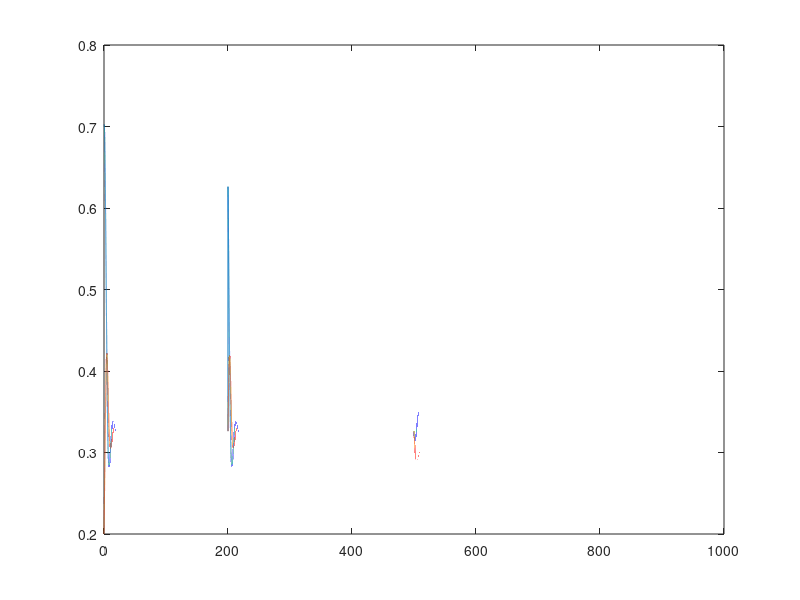
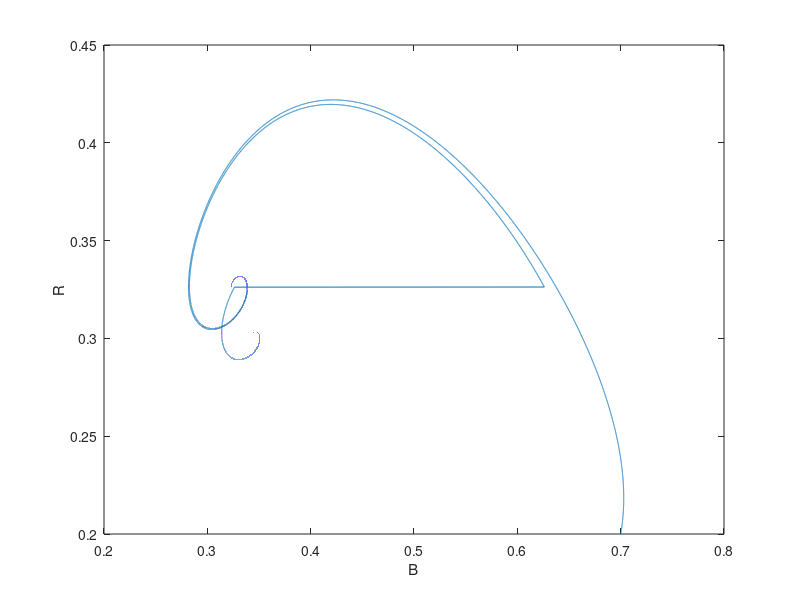

Write the MATLAB code that produced these figures, in order.
function predatorpreyLog(a1, a2, a3, a4, a5, a6, B0, R0)
% a1 - a6 are factors for the limit cycles

    if nargin==0
        a1 = 1;
        a2 = 1;
        a3 = 1.5;
        a4 = 0.4;
        a5 = 0.4;
        a6 = 1;
        B0 = 0.7;
        R0 = 0.2;
    end
    
    tStep = 0.001;
    tMax = 1000;
    
    b = B0;
    r = R0;
    e1 = 0;
    e2 = 0;
    
    bProgress = zeros(tMax/tStep+1,1);
    rProgress = zeros(tMax/tStep+1,1);
    i = 1;
    
    for t=0:tStep:tMax
        
        if t == 200
            b = b + 0.3;
        end
        
        if t==(tMax/2)
            e1 = 0.05;
            e2 = 0.05;
        end
        
        b_ = (b * (a1 * (1 - b / a2) - a3 * r / (b + a4))) - (e1 * b);
        r_ = (r * a5 * (1 - a6 * r / b)) - (e2 * r);
        
        b = b+b_*tStep;
        r = r+r_*tStep;
        
        bProgress(i) = b;
        rProgress(i) = r;
        i = i+1;
        
    end
    
    title ('of bunnies and foxes');
    plot(0:tStep:tMax, [bProgress, rProgress]);
    figure
    title ('of bunnies and foxes');
    plot(bProgress, rProgress);
    xlabel('B');
    ylabel('R');
    %hold on
    %xlabel('t');
    %legend('B', 'R');

end

